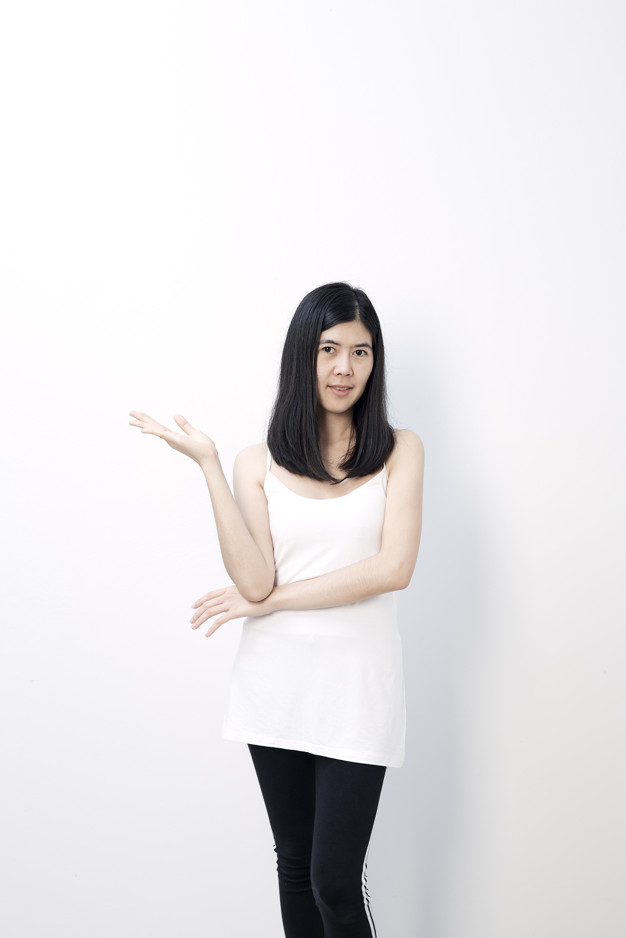
#> input picture Andreu/Andreu/Pell by miquel/jo.jpg, 626 x 938 px
$ python pellRGB.py
#> lines starting #> are read from the running program, lines starting #| are printed output that depends on the picture; after the words box and inside, x2 and y2 are one past the last pixel; in counts of white or black regions, pixels touching at a corner belong together
# Required modules
import cv2
import numpy as np
import matplotlib.pyplot as plt

min_YCrCb = np.array([0,133,77],np.uint8)
max_YCrCb = np.array([235,173,127],np.uint8)

# Get pointer to video frames from primary device
image = cv2.imread("jo.jpg")
#> image is the input picture: shape (938, 626, 3); mean B, G, R 229.4, 227.9, 229.7
imageYCrCb = cv2.cvtColor(image,cv2.COLOR_BGR2YCR_CB)
#> imageYCrCb: shape (938, 626, 3); mean of channels 0, 1, 2 228.6, 128.9, 128.4
skinRegionYCrCb = cv2.inRange(imageYCrCb,min_YCrCb,max_YCrCb)
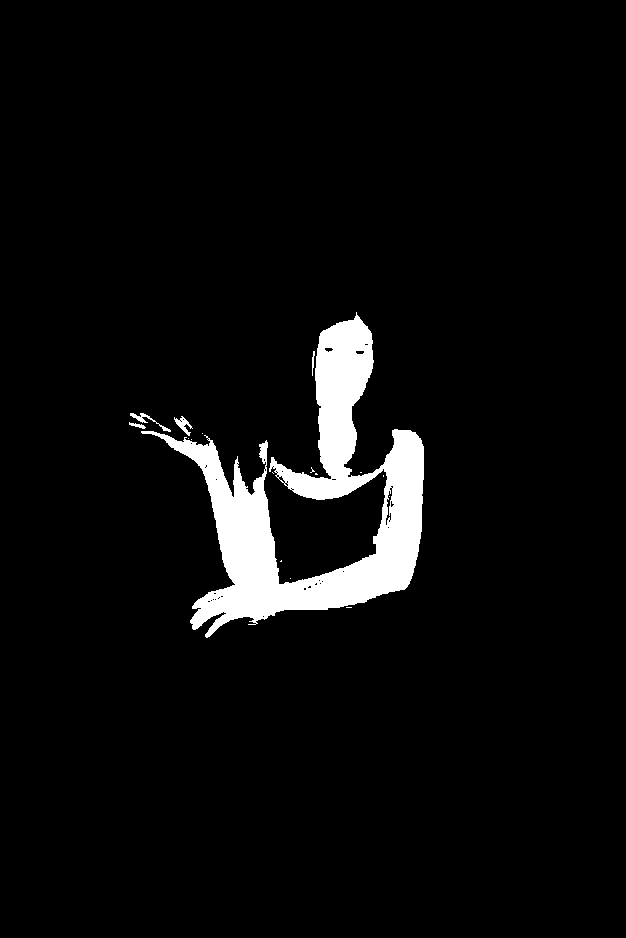
#> skinRegionYCrCb: shape (938, 626); 4.8% white; 17 white regions (12 under 20 px), largest, box (x1, y1, x2, y2) and area: (141, 312, 424, 638) 27803, (130, 413, 171, 432) 148, (174, 416, 193, 436) 144, (129, 422, 146, 429) 52, (312, 351, 315, 376) 41

skinYCrCb = cv2.bitwise_and(image, image, mask = skinRegionYCrCb)
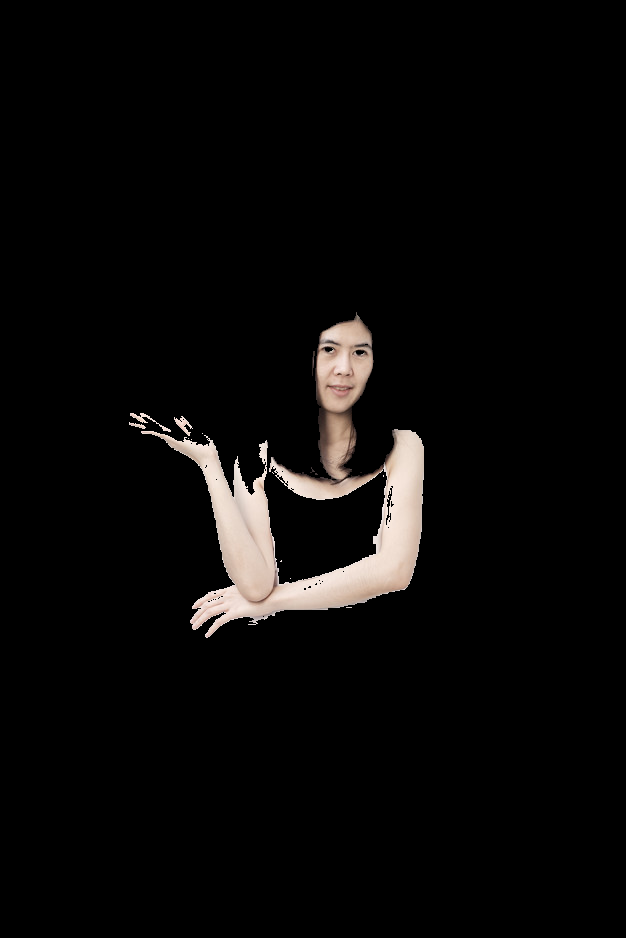
#> skinYCrCb: shape (938, 626, 3); mean B, G, R 8.4, 9, 10.1

cv2.imshow("jo.jpg", np.hstack([image,skinYCrCb]))
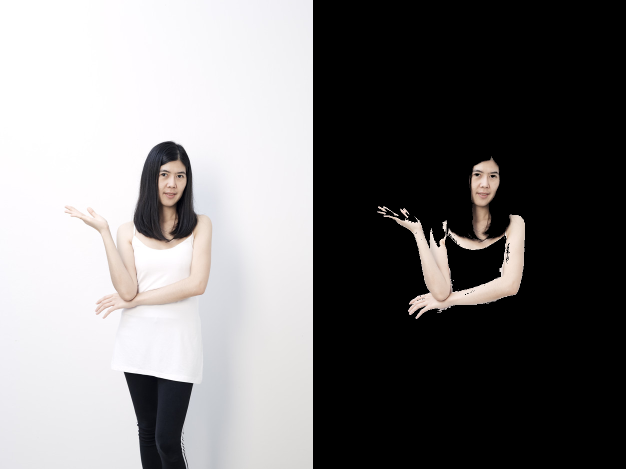
#> window 'jo.jpg': shape (938, 1252, 3) (shown at 1/2 size); mean B, G, R 118.9, 118.5, 119.9
cv2.waitKey(0)
cv2.destroyAllWindows()
